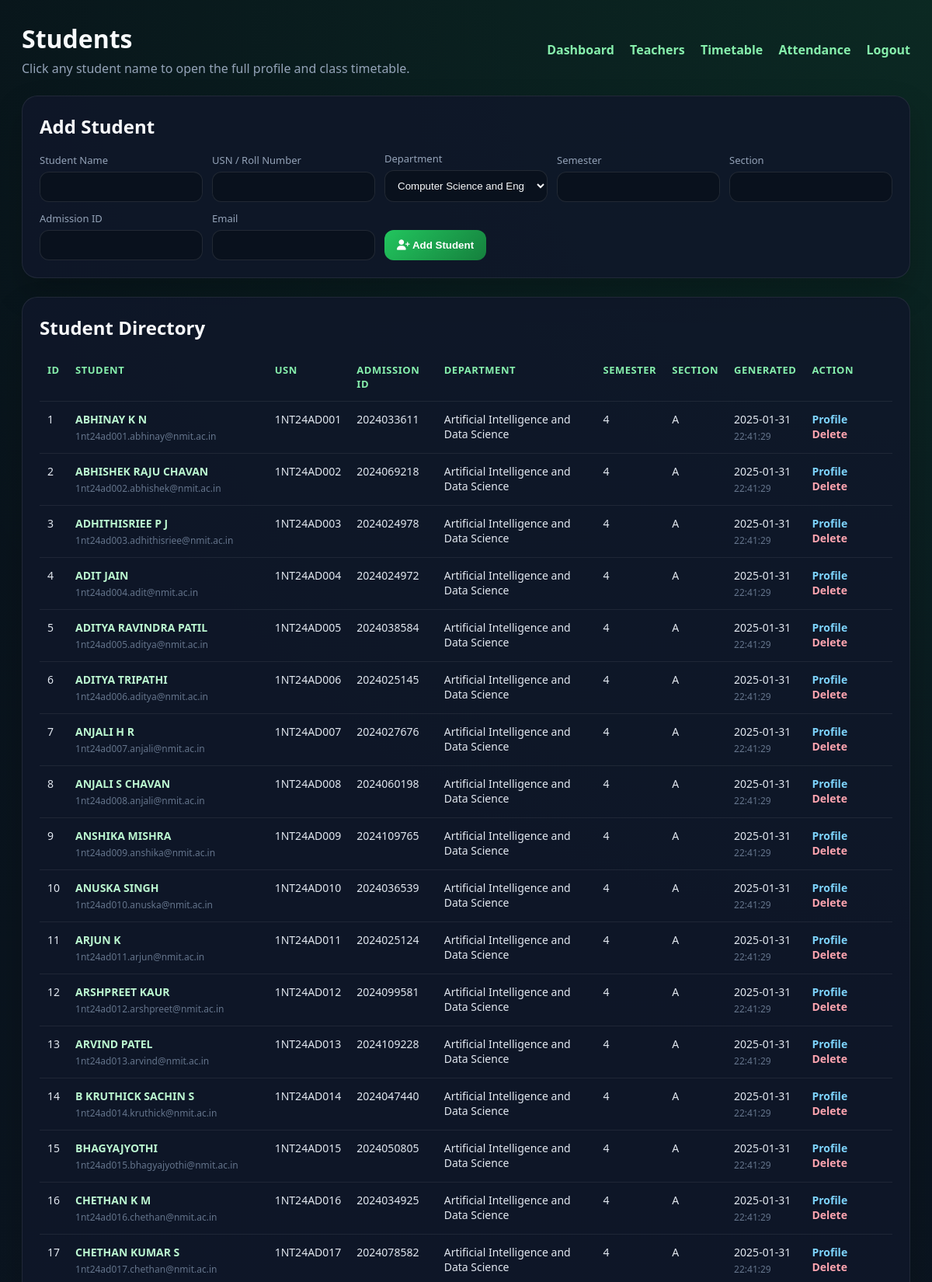
The app's page /students (signed in, upper part) with its own data.
### tables this page shows
CREATE TABLE Students (
                student_id   INTEGER PRIMARY KEY AUTOINCREMENT,
                student_name TEXT NOT NULL,
                roll_no      TEXT UNIQUE,
                dept_id      INTEGER,
                semester     INTEGER,
                section      TEXT,
                email        TEXT, father_name TEXT, admission_id TEXT, generate_date TEXT, generate_time TEXT, guardian_phone TEXT, is_active INTEGER DEFAULT 1,
                FOREIGN KEY (dept_id) REFERENCES Department(dept_id)
            );

CREATE TABLE Department (
                dept_id   INTEGER PRIMARY KEY AUTOINCREMENT,
                dept_name TEXT NOT NULL,
                hod_name  TEXT
            );

### app.py (the view)
@app.route('/students')
def students():
    access_redirect = teacher_route_redirect()
    if access_redirect:
        return access_redirect
    if is_teacher_session():
        return redirect(url_for('teacher_workspace'))
    conn = get_connection()
    cursor = conn.cursor()
    cursor.execute('''
        SELECT s.student_id, s.student_name, s.roll_no,
               d.dept_name, s.semester, s.section, s.email,
               s.admission_id, s.generate_date, s.generate_time
        FROM Students s
        JOIN Department d ON s.dept_id = d.dept_id
        ORDER BY s.roll_no
    ''')
    students_data = cursor.fetchall()
    cursor.execute("SELECT * FROM Department")
    departments = cursor.fetchall()
    conn.close()
    return render_template('students.html',
        students=students_data,
        departments=departments
    )

### app.py (called while the page is built)
def is_student_session():
    return session.get('role') == 'student' and session.get('student_id')

def is_teacher_session():
    return session.get('role') == 'teacher'

def teacher_route_redirect():
    if 'user' not in session:
        return redirect(url_for('login'))
    if is_student_session():
        return redirect(url_for('dashboard'))
    return None

### database.py (called while the page is built)
def get_connection():
    conn = sqlite3.connect(DB_PATH)
    conn.row_factory = sqlite3.Row
    return conn

### templates/students.html (shortened to what this page needs)
<!DOCTYPE html>
<html lang="en">
<head>
    <link href="https://cdnjs.cloudflare.com/ajax/libs/font-awesome/6.4.0/css/all.min.css" rel="stylesheet">
</head>
<body>
    <div class="topbar">
        <div>
            <h1>Students</h1>
            <p>Click any student name to open the full profile and class timetable.</p>
        </div>
        <nav>
            <a href="/dashboard">Dashboard</a>
            <a href="/teachers">Teachers</a>
            <a href="/timetable">Timetable</a>
            <a href="/attendance">Attendance</a>
            <a href="/logout">Logout</a>
        </nav>
    </div>
    <section class="panel">
        <h2 style="margin-bottom: 16px;">Add Student</h2>
        <form method="POST" action="/students/add" class="form-grid">
            <div>
                <label for="student_name">Student Name</label>
                <input id="student_name" name="student_name" required>
            </div>
            <div>
                <label for="roll_no">USN / Roll Number</label>
                <input id="roll_no" name="roll_no" required>
            </div>
            <div>
                <label for="dept_id">Department</label>
                <select id="dept_id" name="dept_id" required>
                    {% for dept in departments %}
                    <option value="{{ dept.dept_id }}">{{ dept.dept_name }}</option>
                    {% endfor %}
                </select>
            </div>
            <div>
                <label for="semester">Semester</label>
                <input id="semester" name="semester" type="number" required>
            </div>
            <div>
                <label for="section">Section</label>
                <input id="section" name="section" required>
            </div>
            <div>
                <label for="admission_id">Admission ID</label>
                <input id="admission_id" name="admission_id">
            </div>
            <div>
                <label for="email">Email</label>
                <input id="email" name="email" type="email" required>
            </div>
            <div>
                <button type="submit"><i class="fas fa-user-plus"></i> Add Student</button>
            </div>
        </form>
    </section>
    <section class="panel">
        <h2 style="margin-bottom: 16px;">Student Directory</h2>
        <div class="table-wrap">
            <table>
                <thead>
                    <tr>
                        <th>ID</th>
                        <th>Student</th>
                        <th>USN</th>
                        <th>Admission ID</th>
                        <th>Department</th>
                        <th>Semester</th>
                        <th>Section</th>
                        <th>Generated</th>
                        <th>Action</th>
                    </tr>
                </thead>
                <tbody>
                    {% for student in students %}
                    <tr>
                        <td>{{ student.student_id }}</td>
                        <td>
                            <a class="profile-link" href="/students/{{ student.student_id }}">{{ student.student_name }}</a>
                            <span class="subtext">{{ student.email }}</span>
                        </td>
                        <td>{{ student.roll_no }}</td>
                        <td>{{ student.admission_id or "-" }}</td>
                        <td>{{ student.dept_name }}</td>
                        <td>{{ student.semester }}</td>
                        <td>{{ student.section }}</td>
                        <td>
                            {{ student.generate_date or "-" }}
                            <span class="subtext">{{ student.generate_time or "" }}</span>
                        </td>
                        <td class="action-links">
                            <a class="view-link" href="/students/{{ student.student_id }}">Profile</a>
                            <a class="delete-link" href="/students/delete/{{ student.student_id }}">Delete</a>
                        </td>
                    </tr>
                    {% endfor %}
                </tbody>
            </table>
        </div>
    </section>
</body>
</html>

### templates/students.html (style rules this page uses)
* { margin: 0; padding: 0; box-sizing: border-box; }
body { font-family: "Segoe UI", sans-serif; background: radial-gradient(circle at top right, rgba(34, 197, 94, 0.12), transparent 28%), linear-gradient(180deg, #08131a, #0f172a); color: #f8fafc; min-height: 100vh; padding: 28px; }
.topbar { display: flex; justify-content: space-between; align-items: center; gap: 16px; margin-bottom: 24px; flex-wrap: wrap; }
.topbar p { color: #94a3b8; margin-top: 6px; }
.topbar nav a { color: #86efac; text-decoration: none; margin-left: 16px; font-weight: 600; }
.panel { background: rgba(15, 23, 42, 0.88); border: 1px solid rgba(255, 255, 255, 0.08); border-radius: 20px; padding: 22px; margin-bottom: 24px; box-shadow: 0 18px 40px rgba(0, 0, 0, 0.2); }
.form-grid { display: grid; grid-template-columns: repeat(auto-fit, minmax(180px, 1fr)); gap: 12px; align-items: end; }
label { display: block; color: #94a3b8; font-size: 13px; margin-bottom: 6px; }
input, select { width: 100%; padding: 11px 12px; border-radius: 12px; border: 1px solid rgba(255, 255, 255, 0.1); background: #09111d; color: #f8fafc; }
button { padding: 12px 16px; border: none; border-radius: 12px; background: linear-gradient(135deg, #22c55e, #15803d); color: white; font-weight: 700; cursor: pointer; }
.table-wrap { overflow-x: auto; }
table { width: 100%; border-collapse: collapse; min-width: 1080px; }
th, td { text-align: left; padding: 13px 10px; border-bottom: 1px solid rgba(255, 255, 255, 0.07); vertical-align: top; }
th { color: #86efac; font-size: 13px; text-transform: uppercase; letter-spacing: 0.04em; }
td { color: #e2e8f0; font-size: 14px; }
.profile-link { color: #bbf7d0; text-decoration: none; font-weight: 700; }
.subtext { display: block; color: #64748b; font-size: 12px; margin-top: 4px; }
.action-links a { text-decoration: none; font-weight: 600; margin-right: 12px; }
.view-link { color: #7dd3fc; }
.delete-link { color: #fda4af; }

### records on screen
Students: student_id "1", student_name "ABHINAY K N", email "1nt24ad001.abhinay@nmit.ac.in", roll_no "1NT24AD001", admission "2024033611", dept_name "Artificial Intelligence and Data Science", semester "4", section "A", generate_date "2025-01-31", generate_time "22:41:29"
Students: student_id "2", student_name "ABHISHEK RAJU CHAVAN", email "1nt24ad002.abhishek@nmit.ac.in", roll_no "1NT24AD002", admission "2024069218", dept_name "Artificial Intelligence and Data Science", semester "4", section "A", generate_date "2025-01-31", generate_time "22:41:29"
Students: student_id "3", student_name "ADHITHISRIEE P J", email "1nt24ad003.adhithisriee@nmit.ac.in", roll_no "1NT24AD003", admission "2024024978", dept_name "Artificial Intelligence and Data Science", semester "4", section "A", generate_date "2025-01-31", generate_time "22:41:29"
Students: student_id "4", student_name "ADIT JAIN", email "1nt24ad004.adit@nmit.ac.in", roll_no "1NT24AD004", admission "2024024972", dept_name "Artificial Intelligence and Data Science", semester "4", section "A", generate_date "2025-01-31", generate_time "22:41:29"
Students: student_id "5", student_name "ADITYA RAVINDRA PATIL", email "1nt24ad005.aditya@nmit.ac.in", roll_no "1NT24AD005", admission "2024038584", dept_name "Artificial Intelligence and Data Science", semester "4", section "A", generate_date "2025-01-31", generate_time "22:41:29"
Students: student_id "6", student_name "ADITYA TRIPATHI", email "1nt24ad006.aditya@nmit.ac.in", roll_no "1NT24AD006", admission "2024025145", dept_name "Artificial Intelligence and Data Science", semester "4", section "A", generate_date "2025-01-31", generate_time "22:41:29"
Students: student_id "7", student_name "ANJALI H R", email "1nt24ad007.anjali@nmit.ac.in", roll_no "1NT24AD007", admission "2024027676", dept_name "Artificial Intelligence and Data Science", semester "4", section "A", generate_date "2025-01-31", generate_time "22:41:29"
Students: student_id "8", student_name "ANJALI S CHAVAN", email "1nt24ad008.anjali@nmit.ac.in", roll_no "1NT24AD008", admission "2024060198", dept_name "Artificial Intelligence and Data Science", semester "4", section "A", generate_date "2025-01-31", generate_time "22:41:29"
Students: student_id "9", student_name "ANSHIKA MISHRA", email "1nt24ad009.anshika@nmit.ac.in", roll_no "1NT24AD009", admission "2024109765", dept_name "Artificial Intelligence and Data Science", semester "4", section "A", generate_date "2025-01-31", generate_time "22:41:29"
Students: student_id "10", student_name "ANUSKA SINGH", email "1nt24ad010.anuska@nmit.ac.in", roll_no "1NT24AD010", admission "2024036539", dept_name "Artificial Intelligence and Data Science", semester "4", section "A", generate_date "2025-01-31", generate_time "22:41:29"
Students: student_id "11", student_name "ARJUN K", email "1nt24ad011.arjun@nmit.ac.in", roll_no "1NT24AD011", admission "2024025124", dept_name "Artificial Intelligence and Data Science", semester "4", section "A", generate_date "2025-01-31", generate_time "22:41:29"
Students: student_id "12", student_name "ARSHPREET KAUR", email "1nt24ad012.arshpreet@nmit.ac.in", roll_no "1NT24AD012", admission "2024099581", dept_name "Artificial Intelligence and Data Science", semester "4", section "A", generate_date "2025-01-31", generate_time "22:41:29"
Students: student_id "13", student_name "ARVIND PATEL", email "1nt24ad013.arvind@nmit.ac.in", roll_no "1NT24AD013", admission "2024109228", dept_name "Artificial Intelligence and Data Science", semester "4", section "A", generate_date "2025-01-31", generate_time "22:41:29"
Students: student_id "14", student_name "B KRUTHICK SACHIN S", email "1nt24ad014.kruthick@nmit.ac.in", roll_no "1NT24AD014", admission "2024047440", dept_name "Artificial Intelligence and Data Science", semester "4", section "A", generate_date "2025-01-31", generate_time "22:41:29"
Students: student_id "15", student_name "BHAGYAJYOTHI", email "1nt24ad015.bhagyajyothi@nmit.ac.in", roll_no "1NT24AD015", admission "2024050805", dept_name "Artificial Intelligence and Data Science", semester "4", section "A", generate_date "2025-01-31", generate_time "22:41:29"
Students: student_id "16", student_name "CHETHAN K M", email "1nt24ad016.chethan@nmit.ac.in", roll_no "1NT24AD016", admission "2024034925", dept_name "Artificial Intelligence and Data Science", semester "4", section "A", generate_date "2025-01-31", generate_time "22:41:29"
Students: student_id "17", student_name "CHETHAN KUMAR S", email "1nt24ad017.chethan@nmit.ac.in", roll_no "1NT24AD017", admission "2024078582", dept_name "Artificial Intelligence and Data Science", semester "4", section "A", generate_date "2025-01-31", generate_time "22:41:29"

### other values on screen
form field dept_id "Computer Science and Engineering"
